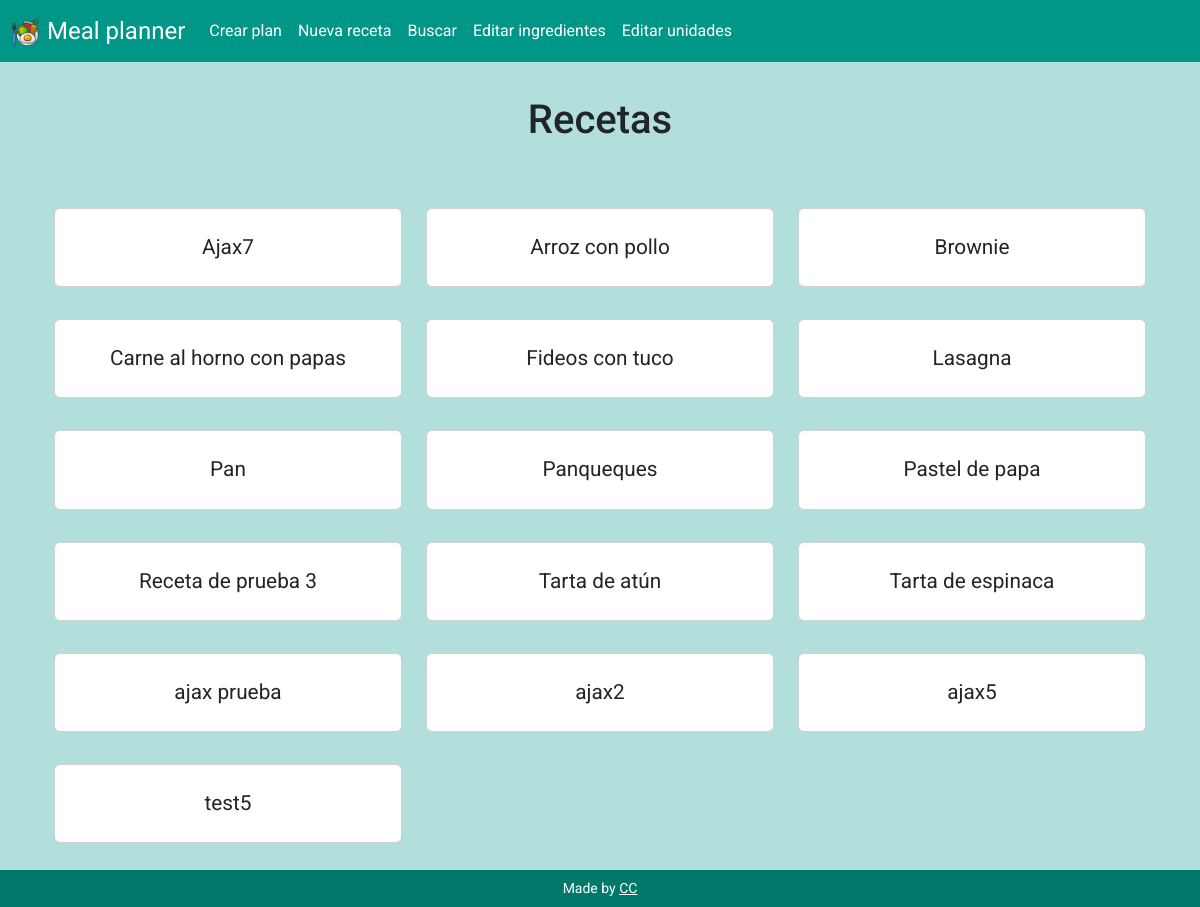
Before: / with the older database file.
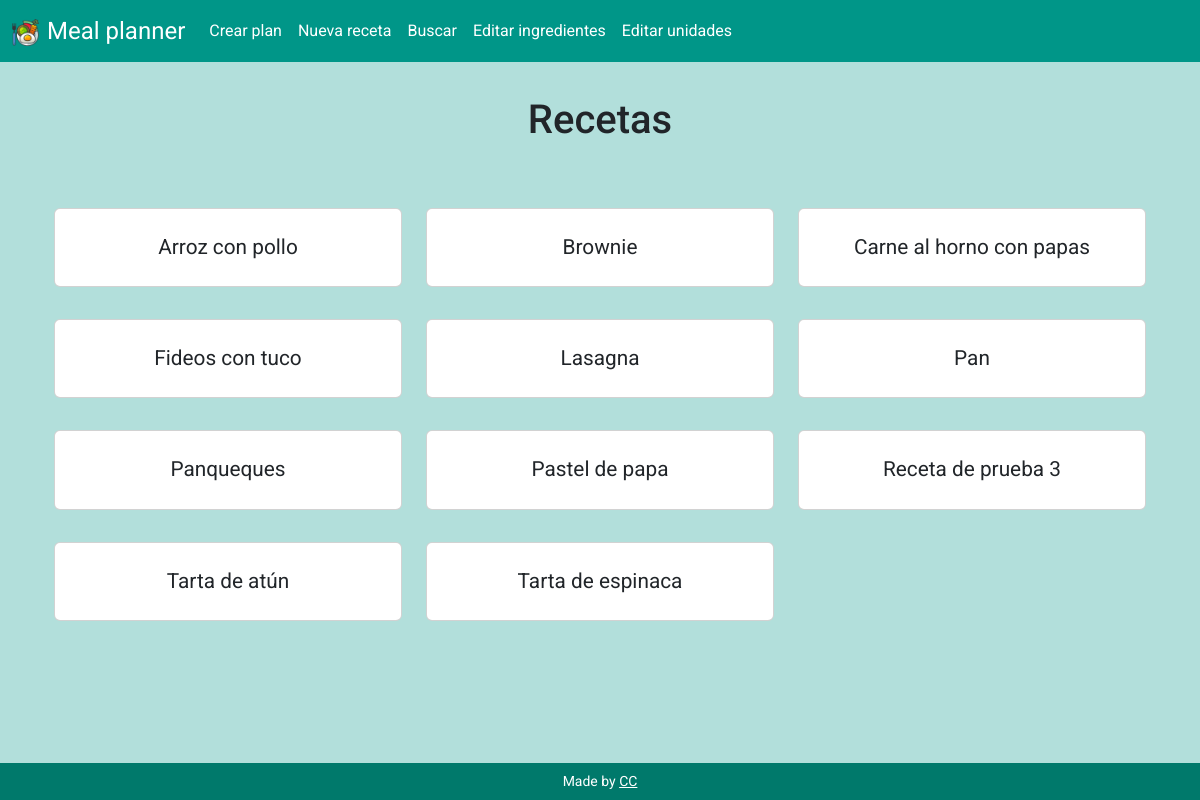
After: the same page with the newer database file.
### tables this page shows
CREATE TABLE recipes (id INTEGER PRIMARY KEY AUTOINCREMENT NOT NULL, name TEXT NOT NULL, instructions TEXT NOT NULL);

### app.py (the view)
@app.route('/', methods=["GET", "POST"])
def index():
    if request.method == "POST":
        id = request.form.get("id")
        cur = db_connect()
        cur.execute("SELECT * FROM recipes WHERE id = ?", (id,))
        recipe = cur.fetchall()
        cur.execute("SELECT ing_used.quantity, ingredients.name AS ing_name, units.name AS unit_name FROM ing_used JOIN ingredients ON ingredients.id = ing_used.ing_id JOIN units ON units.id = ing_used.unit_id WHERE ing_used.recipe_id = ?", (id,))
        ing_used = cur.fetchall()
        db_close(cur)
        return render_template("recipe.html", recipe=recipe, ing_used=ing_used)
    else:
        cur = db_connect()
        cur.execute("SELECT id, name FROM recipes ORDER BY name ASC")
        rows = cur.fetchall()
        db_close(cur)
        return render_template("index.html", rows=rows)

### app.py (called while the page is built)
def db_connect():
    con = sqlite3.connect("meal_planner.db")
    con.row_factory = sqlite3.Row
    cur = con.cursor()
    return cur

def db_close(con):
    con.close()

@app.after_request
def after_request(response):
    response.headers["Cache-Control"] = "no-cache, no-store, must-revalidate"
    response.headers["Expires"] = 0
    response.headers["Pragma"] = "no-cache"
    return response

### templates/index.html (shortened to what this page needs)
{% extends "layout.html" %}
{% block main %}
    <section class="container-fluid text-center">
        <h1 class="mb-5">Recetas</h1>
        <div class="row">
            {% for row in rows %}
                <div class="col-md-4 col-sm-6 my-3 align-self-center">
                    <div class="card">
                        <div class="card-body">
                            <form action="/" method="post">
                                <button type="submit" class="btn stretched-link"><p class="card-title p-0 m-0">{{ row["name"] }}</p></button>
                            </form>
                        </div>
                    </div>
                </div>
            {% endfor %}
        </div>
    </section>
{% endblock %}

### templates/layout.html (shortened to what this page needs)
<!DOCTYPE html>
<html lang="es">
<head>
    <link href="https://cdn.jsdelivr.net/npm/bootstrap@5.3.3/dist/css/bootstrap.min.css" rel="stylesheet"
>
    <link rel="stylesheet" href="https://cdn.jsdelivr.net/npm/bootstrap-icons@1.11.3/font/bootstrap-icons.min.css">
    <link href="/static/styles.css" rel="stylesheet">
</head>
<body>
    <header>
        <nav class="navbar navbar-expand-md fixed-top">
            <div class="container-fluid">
                <a class="navbar-brand fs-4" href="/"><img src="/static/favicon.ico" class="me-2" height="27px" width="27px" alt="Plate of food with fork">Meal planner</a>
                <div class="collapse navbar-collapse" id="navbar">
                    <ul class="navbar-nav">
                        <li class="nav-item"><a class="nav-link" href="/create_plan">Crear plan</a></li>
                        <li class="nav-item"><a class="nav-link" href="/create_recipe">Nueva receta</a></li>
                        <li class="nav-item"><a class="nav-link" href="/search">Buscar</a></li>
                        <li class="nav-item"><a class="nav-link" href="/edit_ingredients">Editar ingredientes</a></li>
                        <li class="nav-item"><a class="nav-link" href="/edit_units">Editar unidades</a></li>
                    </ul>
                </div>
            </div>
        </nav>
    </header>
    <main class="container my-5 pt-5">
        {% block main %}{% endblock %}
    </main>
    <footer class="fixed-bottom">
        <p class="my-2 small text-center">
            Made by <a href="https://github.com/CarolinaCampi">CC</a>
        </p>
    </footer>
</body>
</html>

### static/styles.css (style rules this page uses)
body { background-color: #b2dfdb; font-family: "Roboto", Verdana, Tahoma, Verdana, sans-serif; }
.card-title { font-size: 1.3em; }
nav { background-color: #009688; }
.nav-link, .navbar-brand { color: white; }
footer { background-color: #00796B; color: white; }
a { color: white; }

Changed rows visible on the page:
removed recipes: name "Ajax7"
removed recipes: name "ajax prueba"
removed recipes: name "ajax2"
removed recipes: name "ajax5"
removed recipes: name "test5"
